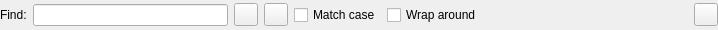
<?xml version="1.0" encoding="UTF-8"?>
<ui version="4.0">
 <class>SearchWidget</class>
 <widget class="QWidget" name="SearchWidget">
  <property name="geometry">
   <rect>
    <x>0</x>
    <y>0</y>
    <width>718</width>
    <height>30</height>
   </rect>
  </property>
  <property name="windowTitle">
   <string>Find</string>
  </property>
  <layout class="QHBoxLayout" name="horizontalLayout">
   <property name="margin">
    <number>0</number>
   </property>
   <item>
    <widget class="QLabel" name="label">
     <property name="text">
      <string>Find:</string>
     </property>
    </widget>
   </item>
   <item>
    <widget class="QLineEdit" name="input"/>
   </item>
   <item>
    <widget class="QToolButton" name="findPrevButton">
     <property name="toolTip">
      <string>Press to find the previous occurrence</string>
     </property>
    </widget>
   </item>
   <item>
    <widget class="QToolButton" name="findNextButton">
     <property name="toolTip">
      <string>Press to find the next occurrence</string>
     </property>
    </widget>
   </item>
   <item>
    <widget class="QCheckBox" name="caseCheckBox">
     <property name="text">
      <string>Match case</string>
     </property>
    </widget>
   </item>
   <item>
    <widget class="QCheckBox" name="wrapCheckBox">
     <property name="text">
      <string>Wrap around</string>
     </property>
    </widget>
   </item>
   <item>
    <widget class="QLabel" name="infoLabel">
     <property name="minimumSize">
      <size>
       <width>200</width>
       <height>0</height>
      </size>
     </property>
     <property name="text">
      <string/>
     </property>
    </widget>
   </item>
   <item>
    <widget class="QToolButton" name="closeButton">
     <property name="toolTip">
      <string>Press to close the window</string>
     </property>
     <property name="text">
      <string/>
     </property>
    </widget>
   </item>
  </layout>
 </widget>
 <tabstops>
  <tabstop>caseCheckBox</tabstop>
  <tabstop>wrapCheckBox</tabstop>
  <tabstop>findNextButton</tabstop>
  <tabstop>findPrevButton</tabstop>
 </tabstops>
 <resources/>
 <connections/>
</ui>
